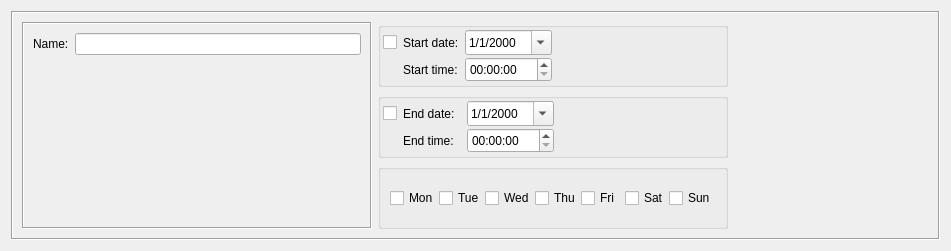
<?xml version="1.0" encoding="UTF-8"?>
<ui version="4.0">
 <class>TimeDialog_q</class>
 <widget class="QWidget" name="TimeDialog_q">
  <property name="enabled">
   <bool>true</bool>
  </property>
  <property name="geometry">
   <rect>
    <x>0</x>
    <y>0</y>
    <width>951</width>
    <height>251</height>
   </rect>
  </property>
  <property name="windowTitle">
   <string>Time</string>
  </property>
  <layout class="QGridLayout" name="gridLayout">
   <item row="0" column="0">
    <widget class="QFrame" name="frame7">
     <property name="frameShape">
      <enum>QFrame::Shape::Box</enum>
     </property>
     <property name="frameShadow">
      <enum>QFrame::Shadow::Sunken</enum>
     </property>
     <layout class="QGridLayout" name="gridLayout_2">
      <item row="0" column="0">
       <widget class="QFrame" name="object_attributes_1">
        <property name="sizePolicy">
         <sizepolicy hsizetype="Fixed" vsizetype="Preferred">
          <horstretch>0</horstretch>
          <verstretch>0</verstretch>
         </sizepolicy>
        </property>
        <property name="minimumSize">
         <size>
          <width>350</width>
          <height>0</height>
         </size>
        </property>
        <property name="maximumSize">
         <size>
          <width>350</width>
          <height>16777215</height>
         </size>
        </property>
        <property name="frameShape">
         <enum>QFrame::Shape::Box</enum>
        </property>
        <property name="frameShadow">
         <enum>QFrame::Shadow::Sunken</enum>
        </property>
        <layout class="QGridLayout">
         <item row="0" column="0">
          <widget class="QLabel" name="textLabel1">
           <property name="text">
            <string>Name:</string>
           </property>
           <property name="wordWrap">
            <bool>false</bool>
           </property>
          </widget>
         </item>
         <item row="0" column="1">
          <widget class="QLineEdit" name="obj_name">
           <property name="sizePolicy">
            <sizepolicy hsizetype="Preferred" vsizetype="Fixed">
             <horstretch>200</horstretch>
             <verstretch>0</verstretch>
            </sizepolicy>
           </property>
           <property name="minimumSize">
            <size>
             <width>0</width>
             <height>0</height>
            </size>
           </property>
          </widget>
         </item>
         <item row="1" column="0">
          <spacer>
           <property name="orientation">
            <enum>Qt::Orientation::Vertical</enum>
           </property>
           <property name="sizeType">
            <enum>QSizePolicy::Policy::MinimumExpanding</enum>
           </property>
           <property name="sizeHint" stdset="0">
            <size>
             <width>20</width>
             <height>5</height>
            </size>
           </property>
          </spacer>
         </item>
        </layout>
       </widget>
      </item>
      <item row="0" column="1">
       <widget class="QFrame" name="object_attributes_2">
        <property name="minimumSize">
         <size>
          <width>350</width>
          <height>16</height>
         </size>
        </property>
        <property name="frameShape">
         <enum>QFrame::Shape::NoFrame</enum>
        </property>
        <property name="frameShadow">
         <enum>QFrame::Shadow::Sunken</enum>
        </property>
        <layout class="QVBoxLayout">
         <property name="margin" stdset="0">
          <number>0</number>
         </property>
         <item>
          <widget class="QGroupBox" name="groupBox2">
           <property name="title">
            <string/>
           </property>
           <layout class="QGridLayout">
            <property name="verticalSpacing">
             <number>2</number>
            </property>
            <property name="margin" stdset="0">
             <number>2</number>
            </property>
            <item row="0" column="0">
             <widget class="QCheckBox" name="useStartDate">
              <property name="text">
               <string/>
              </property>
             </widget>
            </item>
            <item row="0" column="1">
             <widget class="QLabel" name="label">
              <property name="text">
               <string>Start date:</string>
              </property>
             </widget>
            </item>
            <item row="0" column="2">
             <widget class="QDateEdit" name="startDate">
              <property name="minimumSize">
               <size>
                <width>0</width>
                <height>25</height>
               </size>
              </property>
              <property name="displayFormat">
               <string>M/d/yyyy</string>
              </property>
              <property name="calendarPopup">
               <bool>true</bool>
              </property>
              <property name="date">
               <date>
                <year>2000</year>
                <month>1</month>
                <day>1</day>
               </date>
              </property>
             </widget>
            </item>
            <item row="0" column="3">
             <spacer>
              <property name="orientation">
               <enum>Qt::Orientation::Horizontal</enum>
              </property>
              <property name="sizeHint" stdset="0">
               <size>
                <width>101</width>
                <height>25</height>
               </size>
              </property>
             </spacer>
            </item>
            <item row="1" column="1">
             <widget class="QLabel" name="textLabel1_3">
              <property name="text">
               <string>Start time:</string>
              </property>
              <property name="wordWrap">
               <bool>false</bool>
              </property>
             </widget>
            </item>
            <item row="1" column="2">
             <widget class="QTimeEdit" name="startTime">
              <property name="minimumSize">
               <size>
                <width>0</width>
                <height>25</height>
               </size>
              </property>
             </widget>
            </item>
            <item row="1" column="3">
             <spacer>
              <property name="orientation">
               <enum>Qt::Orientation::Horizontal</enum>
              </property>
              <property name="sizeHint" stdset="0">
               <size>
                <width>111</width>
                <height>20</height>
               </size>
              </property>
             </spacer>
            </item>
           </layout>
          </widget>
         </item>
         <item>
          <widget class="QGroupBox" name="groupBox1">
           <property name="title">
            <string/>
           </property>
           <layout class="QGridLayout">
            <property name="verticalSpacing">
             <number>2</number>
            </property>
            <property name="margin" stdset="0">
             <number>2</number>
            </property>
            <item row="0" column="0">
             <widget class="QCheckBox" name="useEndDate">
              <property name="text">
               <string/>
              </property>
             </widget>
            </item>
            <item row="0" column="1">
             <widget class="QLabel" name="label_2">
              <property name="text">
               <string>End date:  </string>
              </property>
             </widget>
            </item>
            <item row="0" column="2">
             <widget class="QDateEdit" name="endDate">
              <property name="minimumSize">
               <size>
                <width>0</width>
                <height>25</height>
               </size>
              </property>
              <property name="displayFormat">
               <string>M/d/yyyy</string>
              </property>
              <property name="calendarPopup">
               <bool>true</bool>
              </property>
              <property name="date">
               <date>
                <year>2000</year>
                <month>1</month>
                <day>1</day>
               </date>
              </property>
             </widget>
            </item>
            <item row="0" column="3">
             <spacer>
              <property name="orientation">
               <enum>Qt::Orientation::Horizontal</enum>
              </property>
              <property name="sizeHint" stdset="0">
               <size>
                <width>101</width>
                <height>25</height>
               </size>
              </property>
             </spacer>
            </item>
            <item row="1" column="1">
             <widget class="QLabel" name="textLabel1_3_2">
              <property name="text">
               <string>End time:</string>
              </property>
              <property name="wordWrap">
               <bool>false</bool>
              </property>
             </widget>
            </item>
            <item row="1" column="2">
             <widget class="QTimeEdit" name="endTime">
              <property name="minimumSize">
               <size>
                <width>0</width>
                <height>25</height>
               </size>
              </property>
             </widget>
            </item>
            <item row="1" column="3">
             <spacer>
              <property name="orientation">
               <enum>Qt::Orientation::Horizontal</enum>
              </property>
              <property name="sizeHint" stdset="0">
               <size>
                <width>101</width>
                <height>25</height>
               </size>
              </property>
             </spacer>
            </item>
           </layout>
          </widget>
         </item>
         <item>
          <widget class="QGroupBox" name="groupBox">
           <property name="title">
            <string/>
           </property>
           <property name="flat">
            <bool>false</bool>
           </property>
           <layout class="QGridLayout">
            <property name="topMargin">
             <number>2</number>
            </property>
            <property name="bottomMargin">
             <number>2</number>
            </property>
            <property name="verticalSpacing">
             <number>0</number>
            </property>
            <item row="0" column="0">
             <widget class="QFrame" name="frame_2">
              <property name="frameShape">
               <enum>QFrame::Shape::NoFrame</enum>
              </property>
              <property name="frameShadow">
               <enum>QFrame::Shadow::Raised</enum>
              </property>
              <layout class="QGridLayout">
               <property name="margin" stdset="0">
                <number>0</number>
               </property>
               <property name="spacing">
                <number>0</number>
               </property>
               <item row="0" column="0">
                <widget class="QCheckBox" name="cbStart1_2">
                 <property name="text">
                  <string>Mon</string>
                 </property>
                </widget>
               </item>
               <item row="0" column="1">
                <widget class="QCheckBox" name="cbStart2_2">
                 <property name="text">
                  <string>Tue</string>
                 </property>
                </widget>
               </item>
               <item row="0" column="2">
                <widget class="QCheckBox" name="cbStart3_2">
                 <property name="text">
                  <string>Wed</string>
                 </property>
                </widget>
               </item>
               <item row="0" column="3">
                <widget class="QCheckBox" name="cbStart4_2">
                 <property name="text">
                  <string>Thu</string>
                 </property>
                </widget>
               </item>
               <item row="0" column="4">
                <widget class="QCheckBox" name="cbStart5_2">
                 <property name="text">
                  <string>Fri</string>
                 </property>
                </widget>
               </item>
               <item row="0" column="5">
                <widget class="QCheckBox" name="cbStart6_2">
                 <property name="text">
                  <string>Sat</string>
                 </property>
                </widget>
               </item>
               <item row="0" column="6">
                <widget class="QCheckBox" name="cbStart7_2">
                 <property name="text">
                  <string>Sun</string>
                 </property>
                </widget>
               </item>
              </layout>
             </widget>
            </item>
           </layout>
          </widget>
         </item>
        </layout>
       </widget>
      </item>
      <item row="0" column="2">
       <widget class="CommentKeywords" name="commentKeywords" native="true">
        <property name="sizePolicy">
         <sizepolicy hsizetype="Expanding" vsizetype="Expanding">
          <horstretch>0</horstretch>
          <verstretch>0</verstretch>
         </sizepolicy>
        </property>
       </widget>
      </item>
     </layout>
    </widget>
   </item>
  </layout>
 </widget>
 <customwidgets>
  <customwidget>
   <class>CommentKeywords</class>
   <extends>QWidget</extends>
   
   <container>1</container>
  </customwidget>
 </customwidgets>
 <tabstops>
  <tabstop>obj_name</tabstop>
  <tabstop>startDate</tabstop>
  <tabstop>startTime</tabstop>
  <tabstop>endDate</tabstop>
  <tabstop>endTime</tabstop>
 </tabstops>
 <resources>
  <include location="MainRes.qrc"/>
 </resources>
 <connections>
  <connection>
   <sender>useStartDate</sender>
   <signal>toggled(bool)</signal>
   <receiver>TimeDialog_q</receiver>
   <slot>useStartOrEndDate()</slot>
   <hints>
    <hint type="sourcelabel">
     <x>224</x>
     <y>79</y>
    </hint>
    <hint type="destinationlabel">
     <x>20</x>
     <y>20</y>
    </hint>
   </hints>
  </connection>
  <connection>
   <sender>useEndDate</sender>
   <signal>toggled(bool)</signal>
   <receiver>TimeDialog_q</receiver>
   <slot>useStartOrEndDate()</slot>
   <hints>
    <hint type="sourcelabel">
     <x>224</x>
     <y>166</y>
    </hint>
    <hint type="destinationlabel">
     <x>20</x>
     <y>20</y>
    </hint>
   </hints>
  </connection>
 </connections>
 <slots>
  <slot>useStartOrEndDate()</slot>
 </slots>
</ui>
